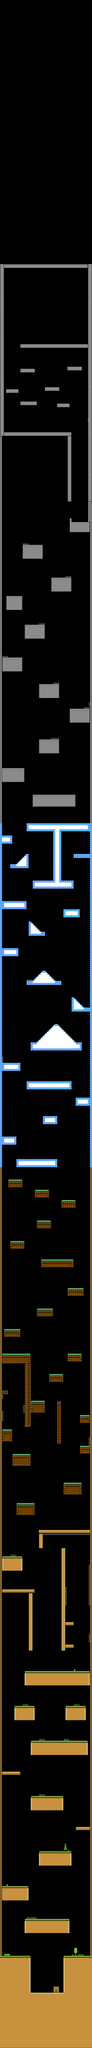

Tiled map render using the project's own tile images. Description and the map definition, with tile-layer contents summarised, below:
An orthogonal 45x1000 tile map with 16x16 px tiles, 1 tile layer (Background), 2 tilesets and 469 objects (80x Coin, 14x Move2, 3x TreasureChest, SpawnPoint0, SpawnPoint1, ...).

<map version="1.2" tiledversion="1.2.4" orientation="orthogonal" renderorder="right-up" width="45" height="1000" tilewidth="16" tileheight="16" infinite="0" nextlayerid="37" nextobjectid="1147">
 <properties>
  <property name="SpawnPoint" type="int" value="0" />
 </properties>
 <tileset firstgid="1" name="nestle" tilewidth="16" tileheight="16" tilecount="65536" columns="256">
  <image source="nestle.png" width="4096" height="4096" />
 </tileset>
 <tileset firstgid="65537" name="Terrain_tileset" tilewidth="16" tileheight="16" spacing="1" margin="1" tilecount="2220" columns="37">
  <image source="Terrain_tileset.png" width="640" height="1024" />
 </tileset>
 <layer id="34" name="Background" width="45" height="1000" offsetx="-0.5" offsety="-1">
  <data>[45000 cells, 8911 non-empty, 190 distinct tile ids]</data>
 </layer>
 <objectgroup id="13" name="Spine">
  <object id="496" x="176" y="10976" width="16" height="64" />
  <object id="497" x="16" y="11024" width="16" height="80" />
  <object id="498" x="16" y="10896" width="16" height="32" />
  <object id="500" x="688" y="11232" width="16" height="64" />
  <object id="506" x="448" y="10944" width="32" height="16" />
  <object id="523" x="16" y="8256" width="16" height="48" />
  <object id="602" x="336" y="11984" width="368" height="16" />
  <object id="603" x="688" y="12224" width="16" height="320" />
  <object id="604" x="512" y="12400" width="16" height="144" />
  <object id="605" x="688" y="12768" width="16" height="64" />
  <object id="608" x="208" y="7648" width="48" height="16" />
  <object id="609" x="400" y="5760" width="64" height="16" />
  <object id="610" x="656" y="5520" width="48" height="16" />
  <object id="611" x="688" y="5488" width="16" height="32" />
  <object id="612" x="416" y="5328" width="48" height="16" />
  <object id="613" x="16" y="5120" width="48" height="16" />
  <object id="614" x="304" y="4864" width="48" height="16" />
  <object id="617" x="512" y="4496" width="48" height="16" />
  <object id="618" x="176" y="4240" width="48" height="16" />
 </objectgroup>
 <objectgroup id="3" name="Object">
  <object id="477" name="SpawnPoint0" x="368" y="15552" />
  <object id="1128" name="SpawnPoint1" x="432" y="7904" />
 </objectgroup>
 <objectgroup id="35" name="Boss">
  <object id="632" type="Move2" x="351.909" y="3323">
   <properties>
    <property name="Position1X" type="float" value="128" />
    <property name="Position1Y" type="float" value="3323" />
    <property name="Position2X" type="float" value="512" />
    <property name="Position2Y" type="float" value="3323" />
    <property name="numPosition" type="int" value="2" />
    <property name="timeDelay" type="float" value="2" />
    <property name="timeFly" type="float" value="4" />
   </properties>
  </object>
 </objectgroup>
 <objectgroup id="15" name="Diamond">
  <object id="631" type="Coin" x="384" y="14864">
   <properties>
    <property name="indexInPath" type="int" value="1" />
    <property name="indexPath" type="int" value="1" />
    <property name="numCoin" type="int" value="5" />
   </properties>
  </object>
  <object id="632" type="Coin" x="160" y="14720">
   <properties>
    <property name="IsPath" type="bool" value="true" />
    <property name="indexInPath" type="int" value="5" />
    <property name="indexPath" type="int" value="1" />
    <property name="numCoin" type="int" value="5" />
   </properties>
  </object>
  <object id="633" type="Coin" x="400" y="14384">
   <properties>
    <property name="indexPath" type="int" value="2" />
    <property name="numCoin" type="int" value="6" />
   </properties>
  </object>
  <object id="634" type="Coin" x="640" y="14256">
   <properties>
    <property name="indexPath" type="int" value="2" />
    <property name="numCoin" type="int" value="6" />
   </properties>
  </object>
  <object id="637" x="432" y="13584" />
  <object id="638" type="Coin" x="48" y="13136">
   <properties>
    <property name="indexPath" type="int" value="3" />
    <property name="numCoin" type="int" value="5" />
   </properties>
  </object>
  <object id="639" x="192" y="13312" />
  <object id="681" x="288" y="13040" />
  <object id="683" x="218" y="12405" />
  <object id="684" x="124" y="12149" />
  <object id="685" x="436" y="11939" />
  <object id="686" x="164" y="11733" />
  <object id="687" x="567" y="11574" />
  <object id="688" x="137" y="11349" />
  <object id="689" x="48" y="11153" />
  <object id="690" x="182" y="10931" />
  <object id="691" x="665" y="11284" />
  <object id="692" x="656" y="11040" />
  <object id="694" type="Coin" x="304" y="10912">
   <properties>
    <property name="indexPath" type="int" value="4" />
    <property name="numCoin" type="int" value="6" />
   </properties>
  </object>
  <object id="695" x="558" y="10566" />
  <object id="696" x="189" y="10567" />
  <object id="697" type="Coin" x="128" y="10320">
   <properties>
    <property name="indexPath" type="int" value="10" />
    <property name="numCoin" type="int" value="8" />
   </properties>
  </object>
  <object id="698" type="Coin" x="320" y="10192">
   <properties>
    <property name="indexPath" type="int" value="10" />
    <property name="numCoin" type="int" value="8" />
   </properties>
  </object>
  <object id="699" x="549" y="10055" />
  <object id="700" x="547" y="9827" />
  <object id="701" x="161" y="9685" />
  <object id="702" x="350" y="9524" />
  <object id="703" x="540" y="9367" />
  <object id="704" x="303" y="9285" />
  <object id="705" x="144" y="9296" />
  <object id="706" x="190" y="9045" />
  <object id="707" x="90" y="8868" />
  <object id="708" type="Coin" x="400" y="8640">
   <properties>
    <property name="indexPath" type="int" value="7" />
    <property name="numCoin" type="int" value="7" />
   </properties>
  </object>
  <object id="709" type="Coin" x="592" y="8560">
   <properties>
    <property name="indexPath" type="int" value="7" />
    <property name="numCoin" type="int" value="7" />
   </properties>
  </object>
  <object id="710" x="400" y="8320" />
  <object id="711" x="104" y="8295" />
  <object id="712" x="262" y="8133" />
  <object id="715" x="438" y="7988" />
  <object id="716" x="614" y="8130" />
  <object id="717" x="676" y="7857" />
  <object id="718" x="342" y="7573" />
  <object id="719" x="101" y="7397" />
  <object id="720" x="236" y="7190" />
  <object id="721" x="337" y="7270" />
  </objectgroup>
 <objectgroup id="17" name="Flags" offsetx="1.33333" offsety="0">
  <!-- 312 objects omitted --></objectgroup>
 <objectgroup id="21" name="TreasureChest">
  <!-- 307 objects omitted --></objectgroup>
 <objectgroup id="5" name="Collision">
  <!-- 304 objects omitted --></objectgroup>
 <objectgroup id="36" name="MovingObject">
  <!-- 183 objects omitted --></objectgroup>
 <objectgroup id="36" name="Elevator">
  <!-- 182 objects omitted --></objectgroup>
 <objectgroup id="18" name="BoucingLocation">
  <!-- 180 objects omitted --></objectgroup>
 <objectgroup id="12" name="Ice">
  <!-- 53 objects omitted --></objectgroup>
 <objectgroup id="29" name="Enemy1">
  <!-- 11 objects omitted --></objectgroup>
 <objectgroup id="30" name="Enemy2">
  <!-- 9 objects omitted --></objectgroup>
 <objectgroup id="31" name="Enemy3">
  <!-- 7 objects omitted --></objectgroup>
 <objectgroup id="32" name="Enemy4">
  <!-- 5 objects omitted --></objectgroup>
 <objectgroup id="33" name="Enemy5">
  <!-- 3 objects omitted --></objectgroup>
</map>
<!-- 403 of 469 objects omitted -->
